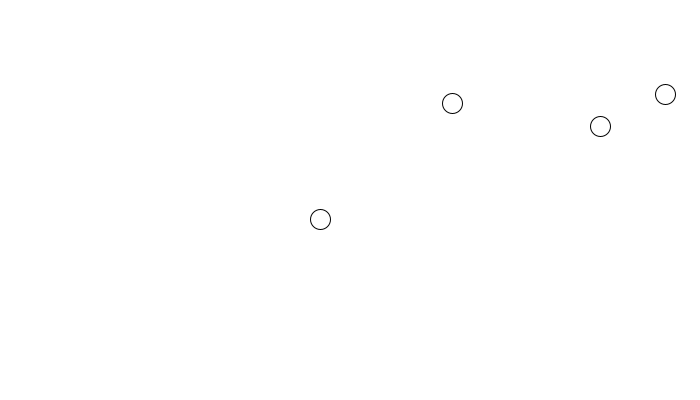
Frame 1 (no input)
Frame 60 (the mouse pressed at the canvas centre just before this capture): identical to frame 1, image omitted
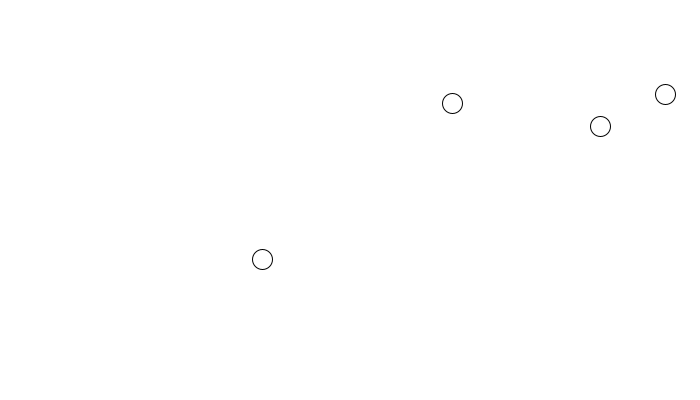
Frame 120 (the mouse held since frame 60 and released just before this capture)

The Processing sketch that drew these frames (run headless with seeded random() and noise(); from frame 60 on, the mouse is pressed at the canvas centre):

// Processing sketch: processing_36312
// ── processing_36312.pde

float c=255;
float ballsize=20;
float x= random(700);
float y= random(400);

float a=random(700);
float b=random(400);
float d=random(700);
float e=random(400);
float f=255;
float g=255;
float h =random(700);
float j=random(400);
float k=255;
void setup()
{ 

  size(700, 400);
  background(255);
  stroke(0);
}

void draw()
{
  background(255);
  stroke(0);
  fill(c);
  // for (int i = 0; i<10; i++);
  {

    ellipse(x, y, ballsize, ballsize);
    if (dist(x, y, mouseX, mouseY)>105)
      c=(255);


    if (dist(x, y, mouseX, mouseY)<100) {
      {  
        x=x-(mouseX-x)/15;
        y=y-(mouseY-y)/15;
      }
      {

        if (dist(x, y, mouseX, mouseY)<10) {
          x=random(700);
          y=random(400);
        }

        if (dist(x, y, mouseX, mouseY)<120) {
          c=(0);
        }
        if (x < 0) {
          x=0;
        }
        if (x > 700) {
          x=700;
        }
        if (y < 0) {
          y=0;
        }
        if (y > 400) {
          y=400;
        }
      }
    }
  }

  {
    fill(f);
    ellipse(a, b, ballsize, ballsize);

    if (dist(a, b, mouseX, mouseY)>105)
      f=(255);


    if (dist(a, b, mouseX, mouseY)<100) {
      {  
        a=a-(mouseX-a)/15;
        b=b-(mouseY-b)/15;
      }
      {

        if (dist(a, b, mouseX, mouseY)<10) {
          a=random(700);
          b=random(400);
        }

        if (dist(a, b, mouseX, mouseY)<120) {
          f=(0);
        }
        if (a < 0) {
          a=0;
        }
        if (a > 700) {
          a=700;
        }
        if (b < 0) {
          b=0;
        }
        if (b > 400) {
          b=400;
        }
      }
    }
  }
  {
    fill(g);
    ellipse(d, e, ballsize, ballsize);

    if (dist(d, e, mouseX, mouseY)>105)
      g=(255);


    if (dist(d, e, mouseX, mouseY)<100) {
      {  
        d=d-(mouseX-d)/15;
        e=e-(mouseY-e)/15;
      }
      {

        if (dist(d, e, mouseX, mouseY)<10) {
          d=random(700);
          e=random(400);
        }

        if (dist(d, e, mouseX, mouseY)<120) {
          g=(0);
        }
        if (d < 0) {
          d=0;
        }
        if (d > 700) {
          d=700;
        }
        if (e < 0) {
          e=0;
        }
        if (e > 400) {
          e=400;
        }
      }
    }
  }
  
  {
    fill(k);
    ellipse(h, j, ballsize, ballsize);

    if (dist(h, j, mouseX, mouseY)>105)
      k=(255);


    if (dist(h, j, mouseX, mouseY)<100) {
      {  
        h=h-(mouseX-h)/15;
        j=j-(mouseY-j)/15;
      }
      {

        if (dist(h, j, mouseX, mouseY)<10) {
          h=random(700);
          j=random(400);
        }

        if (dist(h, j, mouseX, mouseY)<120) {
          k=(0);
        }
        if (h < 0) {
          h=0;
        }
        if (h > 700) {
          h=700;
        }
        if (j < 0) {
          j=0;
        }
        if (j > 400) {
          j=400;
        }
      }
    }
  }
}
